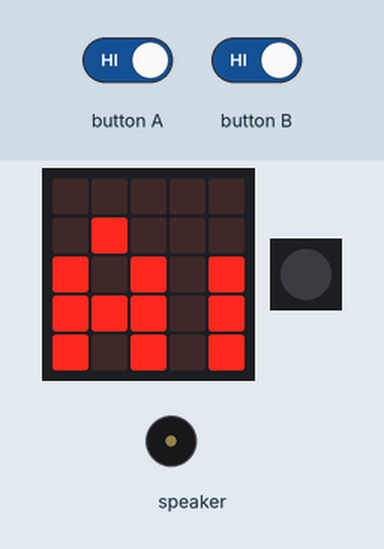
A program run on a simulated Calliope mini (MakeCode). Parts: the board's 5×5 LED display, 1 RGB LEDs in strip order, left to right, buzzer (waves = sounding). The inputs (shaded band) are chosen by the test bench. The 48×5 strip is a reading aid, not a part: it shows the text the display is scrolling, unrolled, one strip-width of it at a time.

Above: at 9.6 s.
9.7 s: button A driven LOW and button B driven LOW
At 11.5 s:
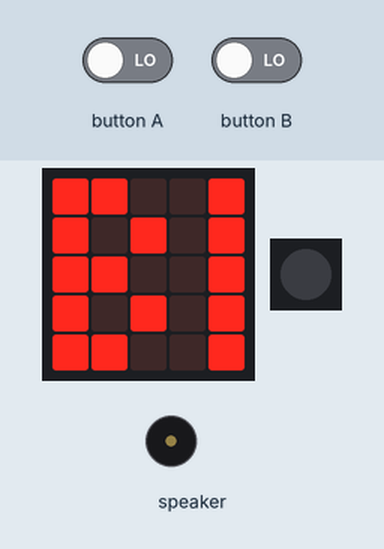
At 14.1 s:
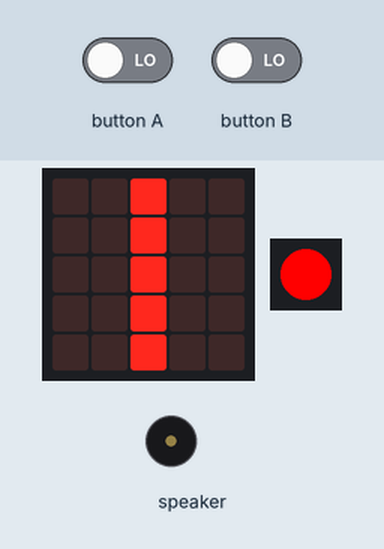
14.3 s: button A released
Timing chart, 0 to 17.3 s (numbered marks = the images above; inputs shaded):
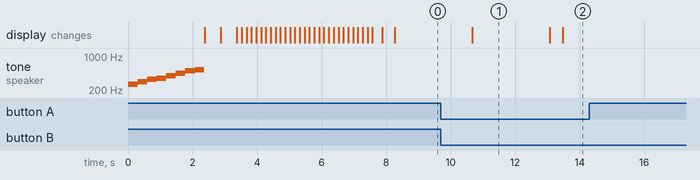

Measured:
- after the input at 9.7 s, the display: first differs from a run without the input after 3.4 s (image 2 shows a later state)
- after the input at 14.3 s, every drawn part: stays the same
- what the display in image 1 shows lasts 2.4 s, from 10.7 s to 13.1 s

The program:

main.ts
```typescript
function schwer () {

}
function startani () {
    music.playMelody("C D E F G A B C5 ", 203)
    basic.showLeds(`
        # . . . #
        # . . . #
        # # # # #
        # . . . #
        # . . . #
        `)
    basic.pause(100)
    basic.showLeds(`
        . . # . .
        . . # . .
        . . # . .
        . . # . .
        . . # . .
        `)
    basic.pause(100)
}
function menü () {
    basic.showString("menu")
    basic.showLeds(`
        . . . . .
        . . . . .
        . . . . .
        . . . . .
        . . . . .
        `)
    basic.showLeds(`
        . . . . .
        . # . . .
        # . # . #
        # # # . #
        # . # . #
        `)
    basic.pause(2000)
    basic.showLeds(`
        # # . . #
        # . # . #
        # # . . #
        # . # . #
        # # . . #
        `)
    basic.pause(2000)
    while (!(input.buttonIsPressed(Button.A)) && !(input.buttonIsPressed(Button.B))) {
        basic.showLeds(`
            . . . . #
            . . . . #
            # . . . #
            # . . . #
            # . . . #
            `)
        basic.pause(100)
    }
    if (input.buttonIsPressed(Button.B)) {
        basic.showLeds(`
            . . # . .
            . . # . .
            . . # . .
            . . # . .
            . . # . .
            `)
        basic.setLedColor(0xff0000)
        basic.pause(2000)
        schwer()
    }
    if (input.buttonIsPressed(Button.A)) {
        basic.showLeds(`
            . . . . .
            . . . . .
            . . # . .
            . . # . .
            . . # . .
            `)
        basic.pause(2000)
        basic.setLedColor(0x00ff00)
        leicht()
    }
}
function leicht () {

}
startani()
menü()
basic.forever(function () {

})
```

test.ts
```typescript
// Hier kann man Tests durchführen; diese Datei wird nicht kompiliert, wenn dieses Paket als Erweiterung verwendet wird.
```
